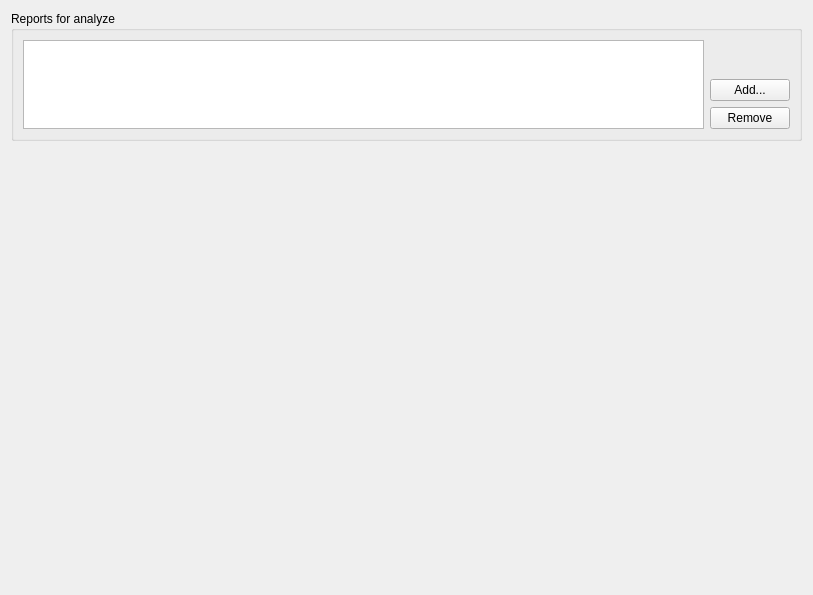
<?xml version="1.0" encoding="UTF-8"?>
<ui version="4.0">
 <class>ReportWidget</class>
 <widget class="QWidget" name="ReportWidget">
  <property name="geometry">
   <rect>
    <x>0</x>
    <y>0</y>
    <width>813</width>
    <height>595</height>
   </rect>
  </property>
  <property name="windowTitle">
   <string>Form</string>
  </property>
  <layout class="QGridLayout" name="gridLayout">
   <item row="0" column="0">
    <widget class="QGroupBox" name="reportForAnalyzeGroupBox">
     <property name="minimumSize">
      <size>
       <width>0</width>
       <height>130</height>
      </size>
     </property>
     <property name="maximumSize">
      <size>
       <width>16777215</width>
       <height>130</height>
      </size>
     </property>
     <property name="title">
      <string>Reports for analyze</string>
     </property>
     <layout class="QGridLayout" name="gridLayout_4">
      <item row="2" column="1">
       <widget class="QPushButton" name="removeReportPushButton">
        <property name="toolTip">
         <string>Remove snapshot from analyze</string>
        </property>
        <property name="text">
         <string>Remove</string>
        </property>
       </widget>
      </item>
      <item row="0" column="0" rowspan="3">
       <widget class="QListWidget" name="reportForAnalyzeListWidget">
        <property name="maximumSize">
         <size>
          <width>16777215</width>
          <height>92</height>
         </size>
        </property>
       </widget>
      </item>
      <item row="1" column="1">
       <widget class="QPushButton" name="addReportPushButton">
        <property name="toolTip">
         <string>Add snapshot to analyze</string>
        </property>
        <property name="text">
         <string>Add...</string>
        </property>
       </widget>
      </item>
      <item row="0" column="1">
       <spacer name="reportForAnalyzeVerticalSpacer">
        <property name="orientation">
         <enum>Qt::Vertical</enum>
        </property>
        <property name="sizeHint" stdset="0">
         <size>
          <width>20</width>
          <height>40</height>
         </size>
        </property>
       </spacer>
      </item>
      <item row="3" column="1">
       <spacer name="verticalSpacer">
        <property name="orientation">
         <enum>Qt::Vertical</enum>
        </property>
        <property name="sizeHint" stdset="0">
         <size>
          <width>20</width>
          <height>6</height>
         </size>
        </property>
       </spacer>
      </item>
     </layout>
    </widget>
   </item>
   <item row="1" column="0">
    <widget class="QTabWidget" name="reportView">
     <property name="currentIndex">
      <number>-1</number>
     </property>
     <property name="documentMode">
      <bool>true</bool>
     </property>
     <property name="tabsClosable">
      <bool>true</bool>
     </property>
     <property name="movable">
      <bool>false</bool>
     </property>
    </widget>
   </item>
  </layout>
 </widget>
 <tabstops>
  <tabstop>reportForAnalyzeListWidget</tabstop>
  <tabstop>addReportPushButton</tabstop>
  <tabstop>removeReportPushButton</tabstop>
  <tabstop>reportView</tabstop>
 </tabstops>
 <resources/>
 <connections/>
</ui>
